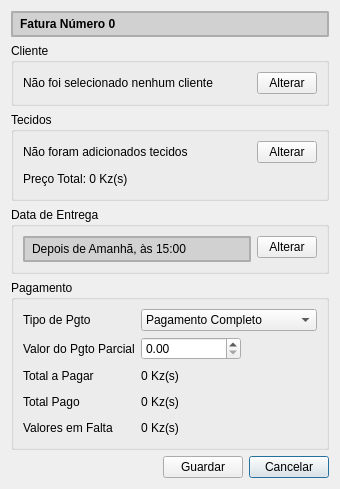
<?xml version="1.0" encoding="UTF-8"?>
<ui version="4.0">
 <class>NewEntryDialog</class>
 <widget class="QDialog" name="NewEntryDialog">
  <property name="geometry">
   <rect>
    <x>0</x>
    <y>0</y>
    <width>336</width>
    <height>470</height>
   </rect>
  </property>
  <property name="windowTitle">
   <string>Nova Fatura</string>
  </property>
  <layout class="QVBoxLayout" name="verticalLayout">
   <property name="sizeConstraint">
    <enum>QLayout::SetFixedSize</enum>
   </property>
   <item>
    <widget class="QLabel" name="ReceiptNumberLabel">
     <property name="sizePolicy">
      <sizepolicy hsizetype="Preferred" vsizetype="Fixed">
       <horstretch>0</horstretch>
       <verstretch>0</verstretch>
      </sizepolicy>
     </property>
     <property name="styleSheet">
      <string notr="true">background-color: #d1d1d1;
border: 2px solid #adadad;
border-radius: 2px;
padding: 4px;
font-weight: bold;</string>
     </property>
     <property name="text">
      <string>Fatura Número 0</string>
     </property>
    </widget>
   </item>
   <item>
    <widget class="QGroupBox" name="groupBox">
     <property name="sizePolicy">
      <sizepolicy hsizetype="Preferred" vsizetype="Fixed">
       <horstretch>0</horstretch>
       <verstretch>0</verstretch>
      </sizepolicy>
     </property>
     <property name="title">
      <string>Cliente</string>
     </property>
     <layout class="QHBoxLayout" name="horizontalLayout">
      <item>
       <widget class="QLabel" name="ClientNameLabel">
        <property name="minimumSize">
         <size>
          <width>0</width>
          <height>20</height>
         </size>
        </property>
        <property name="maximumSize">
         <size>
          <width>16777215</width>
          <height>20</height>
         </size>
        </property>
        <property name="text">
         <string>Não foi selecionado nenhum cliente</string>
        </property>
       </widget>
      </item>
      <item>
       <widget class="QPushButton" name="ChangeClientButton">
        <property name="sizePolicy">
         <sizepolicy hsizetype="Fixed" vsizetype="Fixed">
          <horstretch>0</horstretch>
          <verstretch>0</verstretch>
         </sizepolicy>
        </property>
        <property name="maximumSize">
         <size>
          <width>60</width>
          <height>16777215</height>
         </size>
        </property>
        <property name="text">
         <string>Alterar</string>
        </property>
       </widget>
      </item>
     </layout>
    </widget>
   </item>
   <item>
    <widget class="QGroupBox" name="TissuesGroupBox">
     <property name="enabled">
      <bool>true</bool>
     </property>
     <property name="title">
      <string>Tecidos</string>
     </property>
     <layout class="QVBoxLayout" name="verticalLayout_3">
      <item>
       <layout class="QHBoxLayout" name="horizontalLayout_3">
        <item>
         <widget class="QLabel" name="ClothesCountLabel">
          <property name="minimumSize">
           <size>
            <width>0</width>
            <height>20</height>
           </size>
          </property>
          <property name="maximumSize">
           <size>
            <width>16777215</width>
            <height>20</height>
           </size>
          </property>
          <property name="text">
           <string>Não foram adicionados tecidos</string>
          </property>
         </widget>
        </item>
        <item>
         <widget class="QPushButton" name="ChangeTissuesButton">
          <property name="sizePolicy">
           <sizepolicy hsizetype="Fixed" vsizetype="Fixed">
            <horstretch>0</horstretch>
            <verstretch>0</verstretch>
           </sizepolicy>
          </property>
          <property name="minimumSize">
           <size>
            <width>60</width>
            <height>0</height>
           </size>
          </property>
          <property name="maximumSize">
           <size>
            <width>60</width>
            <height>16777215</height>
           </size>
          </property>
          <property name="text">
           <string>Alterar</string>
          </property>
         </widget>
        </item>
       </layout>
      </item>
      <item>
       <layout class="QHBoxLayout" name="horizontalLayout_4">
        <item>
         <widget class="QLabel" name="ClothesPriceSumLabel">
          <property name="sizePolicy">
           <sizepolicy hsizetype="Expanding" vsizetype="Fixed">
            <horstretch>0</horstretch>
            <verstretch>0</verstretch>
           </sizepolicy>
          </property>
          <property name="minimumSize">
           <size>
            <width>0</width>
            <height>20</height>
           </size>
          </property>
          <property name="maximumSize">
           <size>
            <width>16777215</width>
            <height>20</height>
           </size>
          </property>
          <property name="text">
           <string>Preço Total: 0 Kz(s)</string>
          </property>
         </widget>
        </item>
       </layout>
      </item>
     </layout>
    </widget>
   </item>
   <item>
    <widget class="QGroupBox" name="DeliveryGroupBox">
     <property name="enabled">
      <bool>true</bool>
     </property>
     <property name="sizePolicy">
      <sizepolicy hsizetype="Preferred" vsizetype="Fixed">
       <horstretch>0</horstretch>
       <verstretch>0</verstretch>
      </sizepolicy>
     </property>
     <property name="title">
      <string>Data de Entrega</string>
     </property>
     <layout class="QVBoxLayout" name="verticalLayout_2">
      <item>
       <layout class="QHBoxLayout" name="horizontalLayout_6">
        <property name="sizeConstraint">
         <enum>QLayout::SetFixedSize</enum>
        </property>
        <item>
         <widget class="QLabel" name="DeliveryDateLabel">
          <property name="minimumSize">
           <size>
            <width>0</width>
            <height>20</height>
           </size>
          </property>
          <property name="styleSheet">
           <string notr="true">background-color: #d1d1d1;
border: 2px solid #adadad;
border-radius: 2px;
padding: 4px;</string>
          </property>
          <property name="text">
           <string>Depois de Amanhã, às 15:00</string>
          </property>
          <property name="wordWrap">
           <bool>true</bool>
          </property>
         </widget>
        </item>
        <item alignment="Qt::AlignTop">
         <widget class="QPushButton" name="ChangeDeliveryDateButton">
          <property name="sizePolicy">
           <sizepolicy hsizetype="Fixed" vsizetype="Fixed">
            <horstretch>0</horstretch>
            <verstretch>0</verstretch>
           </sizepolicy>
          </property>
          <property name="maximumSize">
           <size>
            <width>60</width>
            <height>16777215</height>
           </size>
          </property>
          <property name="text">
           <string>Alterar</string>
          </property>
         </widget>
        </item>
       </layout>
      </item>
     </layout>
    </widget>
   </item>
   <item>
    <widget class="QGroupBox" name="PaymentGroupBox">
     <property name="enabled">
      <bool>true</bool>
     </property>
     <property name="sizePolicy">
      <sizepolicy hsizetype="Preferred" vsizetype="Fixed">
       <horstretch>0</horstretch>
       <verstretch>0</verstretch>
      </sizepolicy>
     </property>
     <property name="minimumSize">
      <size>
       <width>318</width>
       <height>0</height>
      </size>
     </property>
     <property name="maximumSize">
      <size>
       <width>318</width>
       <height>16777215</height>
      </size>
     </property>
     <property name="title">
      <string>Pagamento</string>
     </property>
     <layout class="QFormLayout" name="PaymentFormLayout">
      <item row="0" column="0">
       <widget class="QLabel" name="label">
        <property name="text">
         <string>Tipo de Pgto</string>
        </property>
       </widget>
      </item>
      <item row="0" column="1">
       <widget class="QComboBox" name="PaymentTypeComboBox">
        <item>
         <property name="text">
          <string>Pagamento Completo</string>
         </property>
        </item>
        <item>
         <property name="text">
          <string>Pagamento Parcial</string>
         </property>
        </item>
       </widget>
      </item>
      <item row="2" column="0">
       <widget class="QLabel" name="label_5">
        <property name="text">
         <string>Total a Pagar</string>
        </property>
       </widget>
      </item>
      <item row="2" column="1">
       <widget class="QLabel" name="TotalToPayLabel">
        <property name="minimumSize">
         <size>
          <width>0</width>
          <height>20</height>
         </size>
        </property>
        <property name="maximumSize">
         <size>
          <width>16777215</width>
          <height>20</height>
         </size>
        </property>
        <property name="text">
         <string>0 Kz(s)</string>
        </property>
       </widget>
      </item>
      <item row="3" column="0">
       <widget class="QLabel" name="label_11">
        <property name="text">
         <string>Total Pago</string>
        </property>
       </widget>
      </item>
      <item row="3" column="1">
       <widget class="QLabel" name="TotalPayedLabel">
        <property name="minimumSize">
         <size>
          <width>0</width>
          <height>20</height>
         </size>
        </property>
        <property name="maximumSize">
         <size>
          <width>16777215</width>
          <height>20</height>
         </size>
        </property>
        <property name="text">
         <string>0 Kz(s)</string>
        </property>
       </widget>
      </item>
      <item row="4" column="0">
       <widget class="QLabel" name="label_2">
        <property name="minimumSize">
         <size>
          <width>0</width>
          <height>20</height>
         </size>
        </property>
        <property name="maximumSize">
         <size>
          <width>16777215</width>
          <height>20</height>
         </size>
        </property>
        <property name="text">
         <string>Valores em Falta</string>
        </property>
       </widget>
      </item>
      <item row="4" column="1">
       <widget class="QLabel" name="MissingPaymLabel">
        <property name="minimumSize">
         <size>
          <width>0</width>
          <height>20</height>
         </size>
        </property>
        <property name="maximumSize">
         <size>
          <width>16777215</width>
          <height>20</height>
         </size>
        </property>
        <property name="text">
         <string>0 Kz(s)</string>
        </property>
       </widget>
      </item>
      <item row="1" column="1">
       <widget class="QDoubleSpinBox" name="PartPaymAmountSpinBox">
        <property name="maximumSize">
         <size>
          <width>100</width>
          <height>16777215</height>
         </size>
        </property>
        <property name="maximum">
         <double>99999.000000000000000</double>
        </property>
       </widget>
      </item>
      <item row="1" column="0">
       <widget class="QLabel" name="PartPaymAmountLabel">
        <property name="text">
         <string>Valor do Pgto Parcial</string>
        </property>
       </widget>
      </item>
     </layout>
    </widget>
   </item>
   <item>
    <layout class="QHBoxLayout" name="horizontalLayout_2">
     <item>
      <spacer name="horizontalSpacer">
       <property name="orientation">
        <enum>Qt::Horizontal</enum>
       </property>
       <property name="sizeHint" stdset="0">
        <size>
         <width>40</width>
         <height>20</height>
        </size>
       </property>
      </spacer>
     </item>
     <item alignment="Qt::AlignRight">
      <widget class="QPushButton" name="SaveButton">
       <property name="enabled">
        <bool>true</bool>
       </property>
       <property name="sizePolicy">
        <sizepolicy hsizetype="Fixed" vsizetype="Fixed">
         <horstretch>0</horstretch>
         <verstretch>0</verstretch>
        </sizepolicy>
       </property>
       <property name="text">
        <string>Guardar</string>
       </property>
      </widget>
     </item>
     <item>
      <widget class="QPushButton" name="CancelButton">
       <property name="sizePolicy">
        <sizepolicy hsizetype="Fixed" vsizetype="Fixed">
         <horstretch>0</horstretch>
         <verstretch>0</verstretch>
        </sizepolicy>
       </property>
       <property name="text">
        <string>Cancelar</string>
       </property>
       <property name="default">
        <bool>true</bool>
       </property>
      </widget>
     </item>
    </layout>
   </item>
  </layout>
 </widget>
 <tabstops>
  <tabstop>SaveButton</tabstop>
 </tabstops>
 <resources/>
 <connections/>
</ui>
